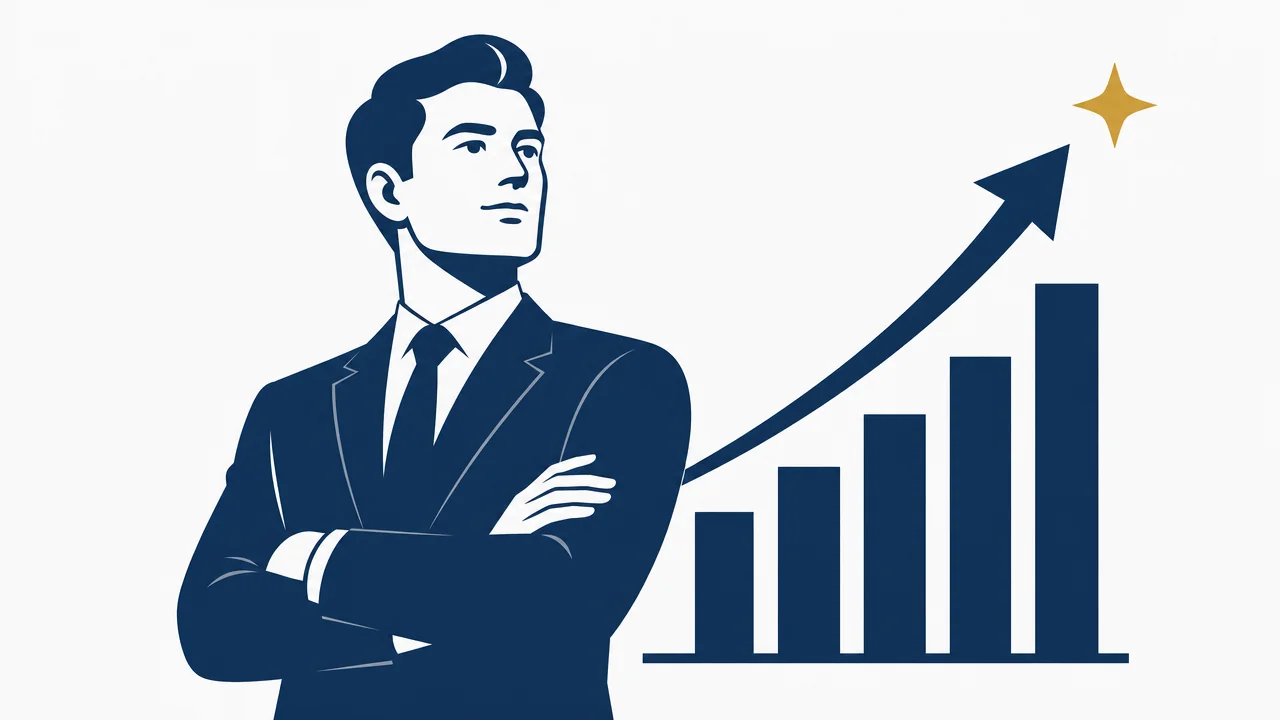
#> input picture packs/pack-13/skills/ppt-master/references/ai-image-comparison/palette/cool-corporate.webp, 1280 x 720 px
$ python -i analyze_frames.py   (imports and definitions only)
#> lines starting #> are read from the running program, lines starting #| are printed output that depends on the picture; after the words box and inside, x2 and y2 are one past the last pixel; in counts of white or black regions, pixels touching at a corner belong together
### packs/pack-15/skills/style-clone-video/scripts/vlib.py
"""Shared helpers for the style-clone-video skill.

Everything here is Windows-safe: no ffmpeg on PATH, no global python packages.
"""
from __future__ import annotations

import json
import os
import shutil
import subprocess
import sys
from pathlib import Path

# ---------------------------------------------------------------- environment

# [28 lines left out: functions setup_env, _find, not called in this run]


def ffmpeg() -> str:
    return _find("ffmpeg")


def ffprobe() -> str:
    return _find("ffprobe")


# ------------------------------------------------------------------- process

# [123 lines left out: functions run, must_run, jdump, jload, probe, frame_pts and 1 more, not called in this run]


# ----------------------------------------------------------------------- font

FONT_CANDIDATES = [
    r"C:\Windows\Fonts\segoeui.ttf",
    r"C:\Windows\Fonts\arial.ttf",
    r"C:\Windows\Fonts\calibri.ttf",
]


# [10 lines left out: function load_font, not called in this run]


def hexof(rgb) -> str:
    return "#{:02X}{:02X}{:02X}".format(int(rgb[0]), int(rgb[1]), int(rgb[2]))


def eprint(*a):
    print(*a, file=sys.stderr, flush=True)

### packs/pack-15/skills/style-clone-video/scripts/analyze_frames.py
"""Stage 2 — IMAGE ANALYSIS.  frames/ -> style_dna.json

Measures what can be measured, so the style clone is a lock, not a guess.
Per frame: exposure, contrast, saturation, bloom, edge density, sharpness,
grain, vignette, palette (k-means), gradient-energy composition, text bands.
Per sequence: shot rhythm, motion energy, palette drift, exposure stability.

usage:
  python analyze_frames.py <framesdir> <out.json> [--cuts cuts.json]
                           [--palette 6] [--max-frames 240]
"""
from __future__ import annotations

import argparse
import json
import math
import sys
from pathlib import Path

sys.path.insert(0, str(Path(__file__).resolve().parent))
import vlib as V

# [1 line not run here, left out]
import numpy as np  # noqa: E402
from PIL import Image  # noqa: E402

# ----------------------------------------------------------------- primitives


def luma(img: np.ndarray) -> np.ndarray:
    return 0.2126 * img[..., 0] + 0.7152 * img[..., 1] + 0.0722 * img[..., 2]


def to_float(img: Image.Image) -> np.ndarray:
    return np.asarray(img.convert("RGB"), dtype=np.float32) / 255.0


def edges(lum: np.ndarray) -> np.ndarray:
    gx = np.abs(np.diff(lum, axis=1))
    gy = np.abs(np.diff(lum, axis=0))
    e = np.zeros_like(lum)
    e[:, :-1] += gx
    e[:-1, :] += gy
    return e


def laplacian_var(lum: np.ndarray) -> float:
    lap = (-4 * lum[1:-1, 1:-1] + lum[:-2, 1:-1] + lum[2:, 1:-1]
           + lum[1:-1, :-2] + lum[1:-1, 2:])
    return float(lap.var())


def grain_sigma(rgb: np.ndarray, lum: np.ndarray) -> float:
    """High-frequency residual in flat areas only (a real film-grain estimate)."""
    k = 3
    pad = k // 2
    padded = np.pad(lum, pad, mode="edge")
    c = np.cumsum(np.cumsum(padded, axis=0), axis=1)
    c = np.pad(c, ((1, 0), (1, 0)))
    h, w = lum.shape
    box = (c[k:k + h, k:k + w] - c[0:h, k:k + w] - c[k:k + h, 0:w] + c[0:h, 0:w]) / (k * k)
    resid = lum - box
    flat = np.abs(box - np.median(box)) < 0.02
    if flat.sum() < 500:
        return float(resid.std())
    return float(resid[flat].std())


def vignette_db(lum: np.ndarray) -> float:
    h, w = lum.shape
    y, x = np.mgrid[0:h, 0:w]
    cy, cx = (h - 1) / 2, (w - 1) / 2
    r = np.sqrt(((y - cy) / cy) ** 2 + ((x - cx) / cx) ** 2) / 1.4142
    core = lum[r < 0.35]
    edge = lum[r > 0.85]
    if core.size < 50 or edge.size < 50:
        return 0.0
    mc, me = float(core.mean()), float(edge.mean())
    if me <= 1e-6:
        return 0.0
    return 20 * math.log10(max(mc, 1e-6) / me)


def kmeans_palette(rgb: np.ndarray, k: int = 6, iters: int = 24, seed: int = 7):
    """Deterministic k-means (k-means++ init, fixed seed) -> [(hex, share)]"""
    if rgb.ndim == 2:
        px = rgb
    else:
        h, w, _ = rgb.shape
        step = max(1, int(math.sqrt((h * w) / 20000.0)))
        px = rgb[::step, ::step].reshape(-1, 3)
    if len(px) == 0:
        return []
    rng = np.random.default_rng(seed)
    centres = [px[rng.integers(len(px))]]
    for _ in range(k - 1):
        d = np.min(np.linalg.norm(px[:, None, :] - np.array(centres)[None, :, :], axis=2), axis=1)
        total = float(d.sum())
        if total <= 1e-9:
            centres.append(px[rng.integers(len(px))])
            continue
        p = d / total
        p = p / p.sum()
        centres.append(px[rng.choice(len(px), p=p)])
    centres = np.array(centres, dtype=np.float32)
    for _ in range(iters):
        d = np.linalg.norm(px[:, None, :] - centres[None, :, :], axis=2)
        lab = d.argmin(axis=1)
        new = centres.copy()
        for i in range(len(centres)):
            m = lab == i
            if m.any():
                new[i] = px[m].mean(axis=0)
        if np.allclose(new, centres, atol=1e-4):
            centres = new
            break
        centres = new
    lab = np.linalg.norm(px[:, None, :] - centres[None, :, :], axis=2).argmin(axis=1)
    out = []
    for i, c in enumerate(centres):
        share = float((lab == i).mean())
        if share < 0.005:
            continue
        out.append((V.hexof(np.clip(c, 0, 255) * 255), round(share, 4)))
    out.sort(key=lambda t: -t[1])
    return out


def text_bands(rgb: np.ndarray) -> list[dict]:
    """Find horizontal bands of dense fine structure (burned-in text / titles)."""
    lum = luma(rgb)
    e = edges(lum)
    h, w = e.shape
    row = e.mean(axis=1)
    # smooth over ~5 rows
    k = 5
    ker = np.ones(k) / k
    row_s = np.convolve(row, ker, mode="same")
    base = float(np.median(row_s))
    thr = max(base * 1.9, base + 0.006)
    mask = row_s > thr
    bands, i = [], 0
    while i < h:
        if mask[i]:
            j = i
            while j < h and mask[j]:
                j += 1
            if (j - i) >= max(4, int(h * 0.008)):
                bands.append((i, j))
            i = j
        else:
            i += 1
    out = []
    for (y0, y1) in bands:
        band = rgb[y0:y1]
        bl = luma(band).reshape(-1)
        thr_l = float(np.percentile(bl, 98))
        sel = luma(band) >= thr_l
        if sel.sum() < 10:
            continue
        px = band[sel]
        out.append({
            "y0": round(y0 / h, 4),
            "y1": round(y1 / h, 4),
            "height_px": int(y1 - y0),
            "centre_pct": round((y0 + y1) / 2 / h, 4),
            "colour": V.hexof(px.mean(axis=0) * 255),
            "brightness": round(float(px.mean()), 4),
        })
    # keep the most prominent bands
    out.sort(key=lambda b: -b["height_px"])
    return out[:6]


def composition(rgb: np.ndarray) -> dict:
    e = edges(luma(rgb))
    h, w = e.shape
    tot = e.sum()
    if tot <= 0:
        return {"energy_centroid": [0.5, 0.5], "coverage": 0.0, "thirds_bias": 0.0}
    ys, xs = np.mgrid[0:h, 0:w]
    cy = float((e * ys).sum() / tot) / h
    cx = float((e * xs).sum() / tot) / w
    # rule-of-thirds proximity of the energy centroid
    tx, ty = round(cx * 2) / 2, round(cy * 2) / 2
    d = math.hypot(cx - tx, cy - ty)
    return {
        "energy_centroid": [round(cx, 4), round(cy, 4)],
        "coverage": round(float((e > 0.02).mean()), 4),
        "thirds_bias": round(d, 4),
    }


def frame_metrics(path) -> dict:
    im = Image.open(path).convert("RGB")
#> im is the input picture: PIL image 1280x720 RGB; mean R, G, B 181.7, 191.5, 202.5
    rgb = to_float(im)
    lum = luma(rgb)
    mx = rgb.max(axis=2)
    mn = rgb.min(axis=2)
    sat = np.where(mx > 1e-6, (mx - mn) / np.maximum(mx, 1e-6), 0.0)
    pal = kmeans_palette(rgb)
#> in kmeans_palette, `centres = [px[rng.integers(len(px))]]`: centres = [[0.0667, 0.2, 0.353]]
#> the loop in kmeans_palette, `for _ in range(k - 1):` made 5 passes
#> total on passes 1 to 5: 24710.8, 304.5, 200.6, 178.6, 175.1
#> after the loop in kmeans_palette, `for _ in range(k - 1):`: centres = [[0.0667, 0.2, 0.353], [0.976, 0.976, 0.976], [0.6, 0.635, 0.694], [0.8, 0.624, 0.227], [0.961, 1, 1], [0.0706, 0.188, 0.325]]
#> the loop in kmeans_palette, `for i, c in enumerate(centres):` made 6 passes
#> (c, share) on passes 1 to 6: ([0.0676, 0.201, 0.351], 0.274), ([0.977, 0.977, 0.978], 0.703), ([0.499, 0.566, 0.648], 0.00806), ([0.794, 0.615, 0.246], 0.00187), ([0.787, 0.829, 0.876], 0.00323), ([0.034, 0.151, 0.275], 0.00989)
#> after the loop in kmeans_palette, `for i, c in enumerate(centres):`: out = [('#113359', 0.274), ('#F9F9F9', 0.703), ('#7F90A5', 0.0081), ('#082646', 0.0099)]
#> pal = [('#F9F9F9', 0.703), ('#113359', 0.274), ('#082646', 0.0099), ('#7F90A5', 0.0081)]
    bands = text_bands(rgb)
#> in text_bands, `row = e.mean(axis=1)`: row = 720 values, max 0.255 at index 662, min 1.53e-05 at index 12, mean 0.014
#> in text_bands, `ker = np.ones(k) / k`: ker = [0.2, 0.2, 0.2, 0.2, 0.2]
#> in text_bands, `row_s = np.convolve(row, ker, mode="same")`: row_s = 720 values, max 0.0739 at index 663, min 1.29e-05 at index 0, mean 0.014
#> in text_bands, `base = float(np.median(row_s))`: base = 0.0137
#> in text_bands, `thr = max(base * 1.9, base + 0.006)`: thr = 0.026
#> after the loop in text_bands, `while i < h:`: bands = [(353, 359), (464, 469), (509, 514), (529, 536), (650, 655), (660, 665)]; i = 720; j = 665
#> the loop in text_bands, `for (y0, y1) in bands:` made 6 passes
#> (y0, y1, thr_l) on passes 1 to 6: (353, 359, 0.984), (464, 469, 0.989), (509, 514, 0.985), (529, 536, 0.984), (650, 655, 0.986), (660, 665, 0.981)
#> after the loop in text_bands, `for (y0, y1) in bands:`: out = 6 items
#> bands = 6 items
    return {
        "path": str(path),
        "w": rgb.shape[1], "h": rgb.shape[0],
        "mean_luma": round(float(lum.mean()), 4),
        "p01": round(float(np.percentile(lum, 1)), 4),
        "p99": round(float(np.percentile(lum, 99)), 4),
        "contrast_std": round(float(lum.std()), 4),
        "saturation": round(float(sat.mean()), 4),
        "bloom_fraction": round(float((lum > 0.93).mean()), 5),
        "edge_density": round(float(edges(lum).mean()), 5),
        "sharpness": round(laplacian_var(lum), 6),
        "grain": round(grain_sigma(rgb, lum), 5),
        "vignette_db": round(vignette_db(lum), 3),
        "palette": pal,
        "text_bands": bands,
        "composition": composition(rgb),
    }
#> in laplacian_var, `lap = (-4 * lum[1:-1, 1:-1] + lum[:-2, 1:-1] + lum[2:, 1:-1] + lum[1:-..`:
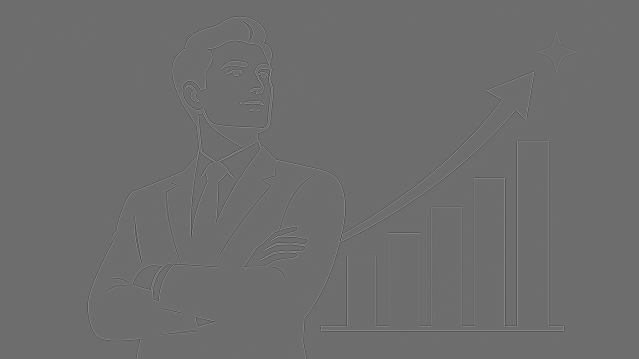
#> lap: shape (718, 1278) float32 (shown at 1/2 size); min -1.71, max 2.26, mean -4.34e-07; drawn with min black and max white
#> in grain_sigma, `k = 3`: k = 3
#> in grain_sigma, `pad = k // 2`: pad = 1
#> in grain_sigma, `flat = np.abs(box - np.median(box)) < 0.02`:
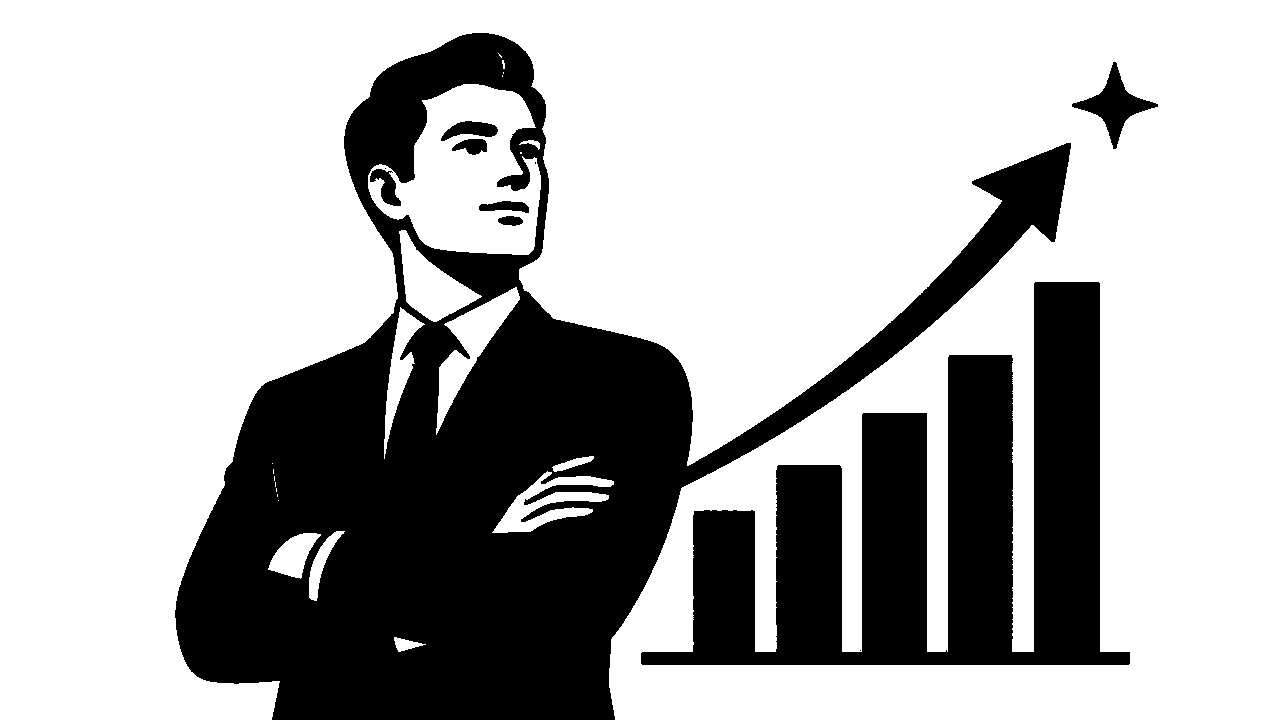
#> flat: shape (720, 1280) bool; 68.9% white; 11 black regions (3 under 20 px), largest, box (x1, y1, x2, y2) and area: (175, 33, 1071, 720) 195295, (641, 282, 1130, 665) 86552, (1072, 62, 1158, 149) 2190
#> in vignette_db, `h, w = lum.shape`: h = 720; w = 1280
#> in vignette_db, `y, x = np.mgrid[0:h, 0:w]`:
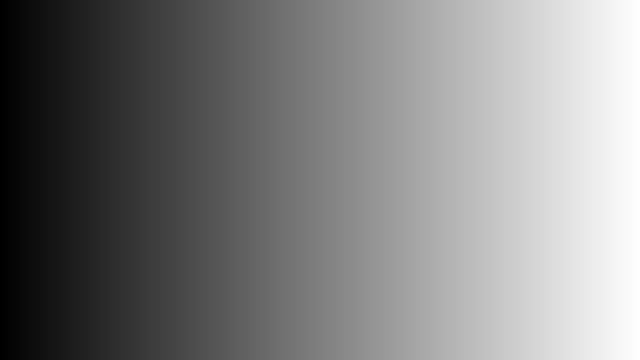
#> x: shape (720, 1280) int64 (shown at 1/2 size); min 0, max 1279, mean 639.5; drawn with min black and max white
#> in vignette_db, `cy, cx = (h - 1) / 2, (w - 1) / 2`: cy = 359.5; cx = 639.5
#> in vignette_db, `r = np.sqrt(((y - cy) / cy) ** 2 + ((x - cx) / cx) ** 2) / 1.4142`:
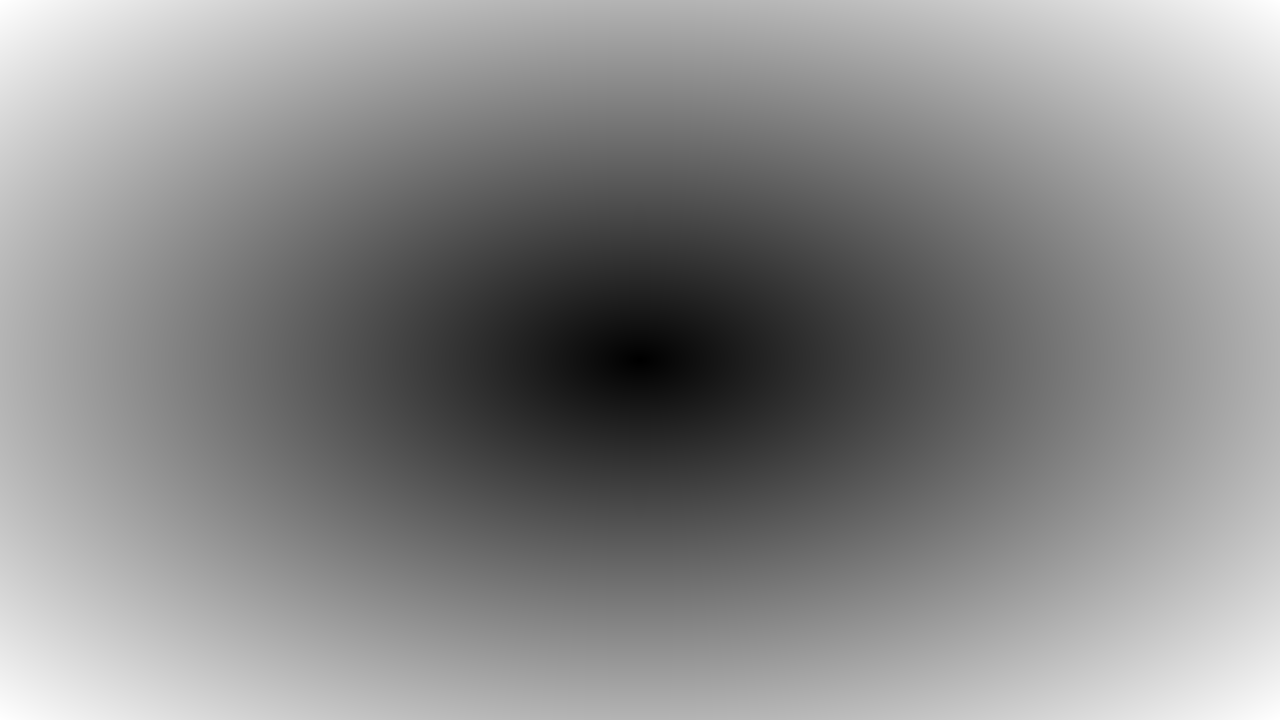
#> r: shape (720, 1280) float64; min 0.00113, max 1, mean 0.542
#> in vignette_db, `mc, me = float(core.mean()), float(edge.mean())`: mc = 0.66; me = 0.978
#> in composition, `tot = e.sum()`: tot = 12876.1
#> in composition, `cy = float((e * ys).sum() / tot) / h`: cy = 0.552
#> in composition, `cx = float((e * xs).sum() / tot) / w`: cx = 0.488
#> in composition, `tx, ty = round(cx * 2) / 2, round(cy * 2) / 2`: tx = 0.5
#> in composition, `d = math.hypot(cx - tx, cy - ty)`: d = 0.0537


# --------------------------------------------------------------------- driver


# [124 lines left out: function main, not called in this run]


# [2 lines not run here, left out]

>>> result = frame_metrics('../../../../pack-13/skills/ppt-master/references/ai-image-comparison/palette/cool-corporate.webp')
#> result = 16 items
